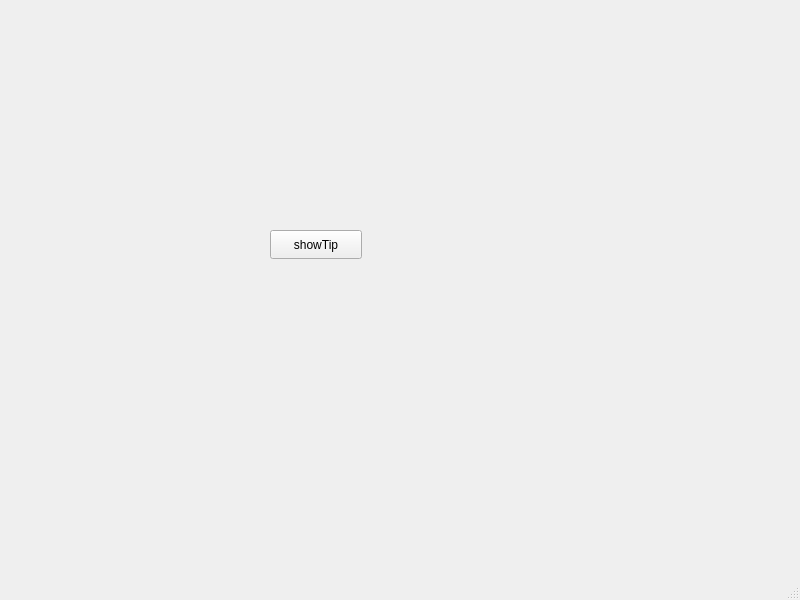
<?xml version="1.0" encoding="UTF-8"?>
<ui version="4.0">
 <class>MainWindow</class>
 <widget class="QMainWindow" name="MainWindow">
  <property name="geometry">
   <rect>
    <x>0</x>
    <y>0</y>
    <width>800</width>
    <height>600</height>
   </rect>
  </property>
  <property name="windowTitle">
   <string>MainWindow</string>
  </property>
  <widget class="QWidget" name="centralwidget">
   <widget class="QPushButton" name="pushButton">
    <property name="geometry">
     <rect>
      <x>270</x>
      <y>230</y>
      <width>92</width>
      <height>29</height>
     </rect>
    </property>
    <property name="text">
     <string>showTip</string>
    </property>
   </widget>
  </widget>
  <widget class="QMenuBar" name="menubar">
   <property name="geometry">
    <rect>
     <x>0</x>
     <y>0</y>
     <width>800</width>
     <height>25</height>
    </rect>
   </property>
  </widget>
  <widget class="QStatusBar" name="statusbar"/>
 </widget>
 <resources/>
 <connections/>
</ui>
